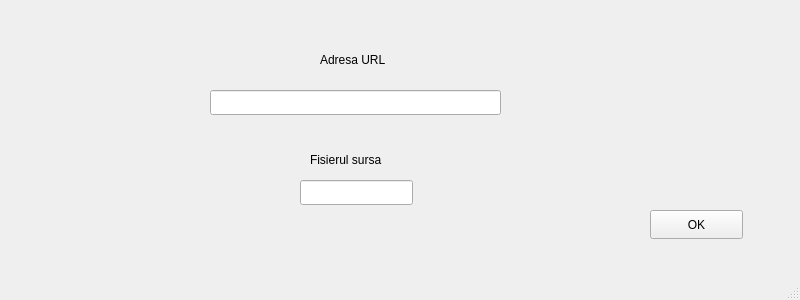
<?xml version="1.0" encoding="UTF-8"?>
<ui version="4.0">
 <class>HTTPPost</class>
 <widget class="QMainWindow" name="HTTPPost">
  <property name="geometry">
   <rect>
    <x>0</x>
    <y>0</y>
    <width>800</width>
    <height>300</height>
   </rect>
  </property>
  <property name="windowTitle">
   <string>MainWindow</string>
  </property>
  <widget class="QWidget" name="centralwidget">
   <widget class="QLineEdit" name="lineEdit">
    <property name="geometry">
     <rect>
      <x>210</x>
      <y>90</y>
      <width>291</width>
      <height>25</height>
     </rect>
    </property>
   </widget>
   <widget class="QLineEdit" name="lineEdit_2">
    <property name="geometry">
     <rect>
      <x>300</x>
      <y>180</y>
      <width>113</width>
      <height>25</height>
     </rect>
    </property>
   </widget>
   <widget class="QLabel" name="label">
    <property name="geometry">
     <rect>
      <x>320</x>
      <y>50</y>
      <width>81</width>
      <height>20</height>
     </rect>
    </property>
    <property name="text">
     <string>Adresa URL</string>
    </property>
   </widget>
   <widget class="QLabel" name="label_2">
    <property name="geometry">
     <rect>
      <x>310</x>
      <y>150</y>
      <width>101</width>
      <height>20</height>
     </rect>
    </property>
    <property name="text">
     <string>Fisierul sursa</string>
    </property>
   </widget>
   <widget class="QPushButton" name="pushButton">
    <property name="geometry">
     <rect>
      <x>650</x>
      <y>210</y>
      <width>93</width>
      <height>29</height>
     </rect>
    </property>
    <property name="text">
     <string>OK</string>
    </property>
   </widget>
  </widget>
  <widget class="QMenuBar" name="menubar">
   <property name="geometry">
    <rect>
     <x>0</x>
     <y>0</y>
     <width>800</width>
     <height>26</height>
    </rect>
   </property>
  </widget>
  <widget class="QStatusBar" name="statusbar"/>
 </widget>
 <resources/>
 <connections/>
</ui>
